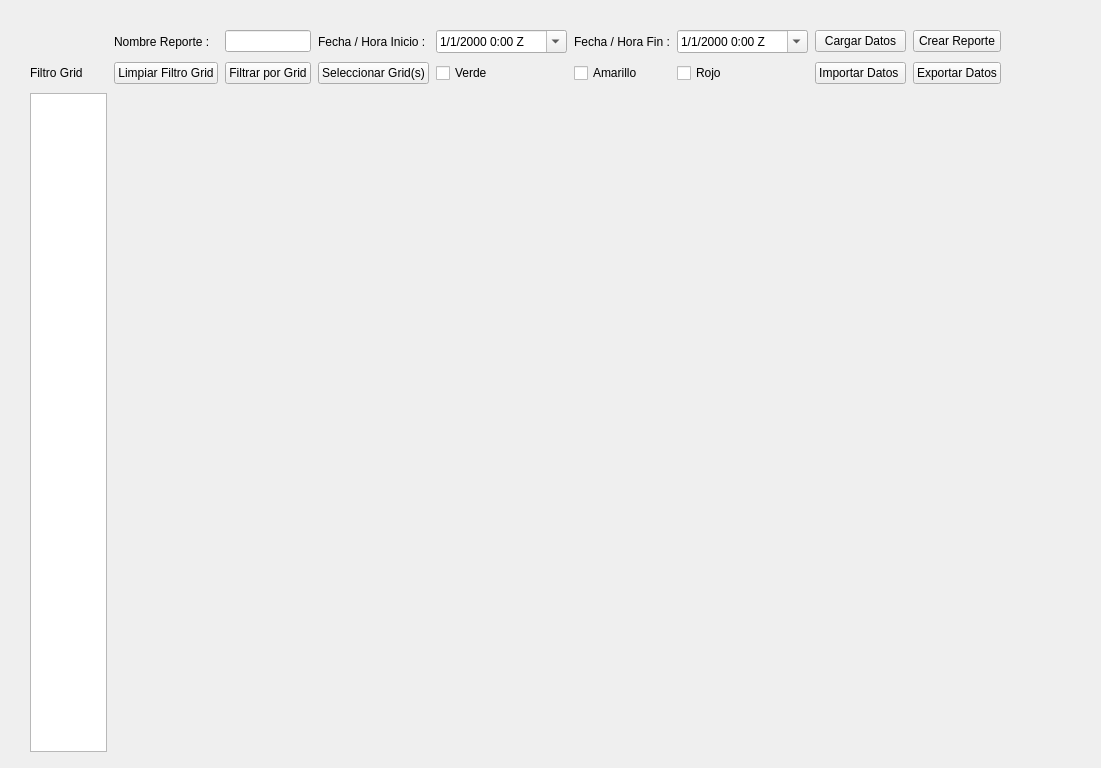
<?xml version="1.0" encoding="UTF-8"?>
<ui version="4.0">
 <class>Form</class>
 <widget class="QWidget" name="Form">
  <property name="geometry">
   <rect>
    <x>0</x>
    <y>0</y>
    <width>1101</width>
    <height>768</height>
   </rect>
  </property>
  <property name="windowTitle">
   <string>Commstat Gestor de Datos</string>
  </property>
  <property name="windowIcon">
   <iconset>
    <normaloff>USA-32.png</normaloff>USA-32.png</iconset>
  </property>
  <widget class="QWidget" name="gridLayoutWidget">
   <property name="geometry">
    <rect>
     <x>10</x>
     <y>30</y>
     <width>1011</width>
     <height>731</height>
    </rect>
   </property>
   <layout class="QGridLayout" name="gridLayout">
    <property name="leftMargin">
     <number>20</number>
    </property>
    <property name="rightMargin">
     <number>20</number>
    </property>
    <property name="horizontalSpacing">
     <number>7</number>
    </property>
    <property name="verticalSpacing">
     <number>9</number>
    </property>
    <item row="2" column="2">
     <widget class="QPushButton" name="pushButtonstate">
      <property name="text">
       <string>Filtrar por Grid</string>
      </property>
     </widget>
    </item>
    <item row="1" column="3">
     <widget class="QLabel" name="labelDateStart">
      <property name="text">
       <string>Fecha / Hora Inicio :</string>
      </property>
     </widget>
    </item>
    <item row="2" column="8">
     <widget class="QPushButton" name="pushButtonEX">
      <property name="text">
       <string>Exportar Datos</string>
      </property>
     </widget>
    </item>
    <item row="1" column="1">
     <widget class="QLabel" name="labelName">
      <property name="text">
       <string>Nombre Reporte :</string>
      </property>
     </widget>
    </item>
    <item row="1" column="2">
     <widget class="QLineEdit" name="lineEditName"/>
    </item>
    <item row="1" column="6">
     <widget class="QDateTimeEdit" name="dateTimeEditEnd">
      <property name="sizePolicy">
       <sizepolicy hsizetype="Minimum" vsizetype="Fixed">
        <horstretch>1</horstretch>
        <verstretch>0</verstretch>
       </sizepolicy>
      </property>
      <property name="displayFormat">
       <string>d/M/yyyy h:mm Z</string>
      </property>
      <property name="calendarPopup">
       <bool>true</bool>
      </property>
      <property name="timeSpec">
       <enum>Qt::UTC</enum>
      </property>
     </widget>
    </item>
    <item row="2" column="7">
     <widget class="QPushButton" name="pushButtonIM">
      <property name="text">
       <string>Importar Datos </string>
      </property>
     </widget>
    </item>
    <item row="2" column="4">
     <widget class="QCheckBox" name="checkBoxgreen">
      <property name="text">
       <string>Verde</string>
      </property>
     </widget>
    </item>
    <item row="1" column="4">
     <widget class="QDateTimeEdit" name="dateTimeEditStart">
      <property name="sizePolicy">
       <sizepolicy hsizetype="Minimum" vsizetype="Fixed">
        <horstretch>1</horstretch>
        <verstretch>0</verstretch>
       </sizepolicy>
      </property>
      <property name="displayFormat">
       <string>d/M/yyyy h:mm Z</string>
      </property>
      <property name="calendarPopup">
       <bool>true</bool>
      </property>
      <property name="timeSpec">
       <enum>Qt::UTC</enum>
      </property>
     </widget>
    </item>
    <item row="1" column="8">
     <widget class="QPushButton" name="pushButtonPrint">
      <property name="text">
       <string>Crear Reporte</string>
      </property>
     </widget>
    </item>
    <item row="4" column="1">
     <widget class="QWidget" name="widget" native="true"/>
    </item>
    <item row="1" column="7">
     <widget class="QPushButton" name="pushButtonLoad">
      <property name="text">
       <string>Cargar Datos</string>
      </property>
     </widget>
    </item>
    <item row="2" column="6">
     <widget class="QCheckBox" name="checkBoxred">
      <property name="text">
       <string>Rojo</string>
      </property>
     </widget>
    </item>
    <item row="2" column="5">
     <widget class="QCheckBox" name="checkBoxyellow">
      <property name="text">
       <string>Amarillo</string>
      </property>
     </widget>
    </item>
    <item row="2" column="3">
     <widget class="QPushButton" name="pushButtonclosestate">
      <property name="text">
       <string>Seleccionar Grid(s)</string>
      </property>
     </widget>
    </item>
    <item row="1" column="5">
     <widget class="QLabel" name="labelEnd">
      <property name="text">
       <string>Fecha / Hora Fin :</string>
      </property>
     </widget>
    </item>
    <item row="3" column="0">
     <widget class="QTableWidget" name="tableWidget"/>
    </item>
    <item row="2" column="1">
     <widget class="QPushButton" name="pushButtonclearstate">
      <property name="text">
       <string>Limpiar Filtro Grid</string>
      </property>
     </widget>
    </item>
    <item row="2" column="0">
     <widget class="QLabel" name="labelstates">
      <property name="text">
       <string>Filtro Grid</string>
      </property>
     </widget>
    </item>
   </layout>
  </widget>
 </widget>
 <resources/>
 <connections/>
</ui>
